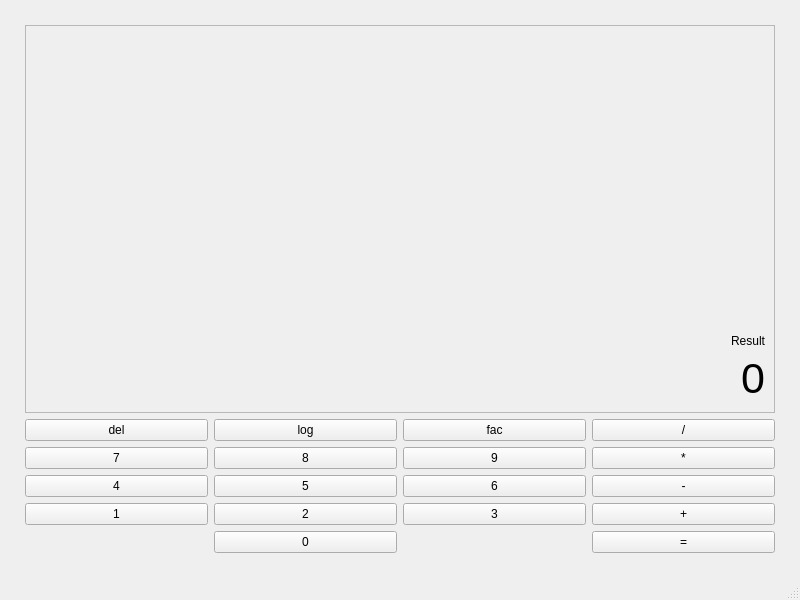
<?xml version="1.0" encoding="UTF-8"?>
<ui version="4.0">
 <class>Calc</class>
 <widget class="QMainWindow" name="Calc">
  <property name="geometry">
   <rect>
    <x>0</x>
    <y>0</y>
    <width>800</width>
    <height>600</height>
   </rect>
  </property>
  <property name="windowTitle">
   <string>Calc</string>
  </property>
  <widget class="QWidget" name="centralwidget">
   <property name="layoutDirection">
    <enum>Qt::LayoutDirection::LeftToRight</enum>
   </property>
   <property name="autoFillBackground">
    <bool>false</bool>
   </property>
   <layout class="QVBoxLayout" name="verticalLayout">
    <item>
     <layout class="QGridLayout" name="gridLayout">
      <property name="leftMargin">
       <number>16</number>
      </property>
      <property name="topMargin">
       <number>16</number>
      </property>
      <property name="rightMargin">
       <number>16</number>
      </property>
      <property name="bottomMargin">
       <number>16</number>
      </property>
      <item row="0" column="0" colspan="4">
       <widget class="QScrollArea" name="scrollArea">
        <property name="layoutDirection">
         <enum>Qt::LayoutDirection::LeftToRight</enum>
        </property>
        <property name="verticalScrollBarPolicy">
         <enum>Qt::ScrollBarPolicy::ScrollBarAlwaysOff</enum>
        </property>
        <property name="horizontalScrollBarPolicy">
         <enum>Qt::ScrollBarPolicy::ScrollBarAlwaysOff</enum>
        </property>
        <property name="sizeAdjustPolicy">
         <enum>QAbstractScrollArea::SizeAdjustPolicy::AdjustToContentsOnFirstShow</enum>
        </property>
        <property name="widgetResizable">
         <bool>true</bool>
        </property>
        <property name="alignment">
         <set>Qt::AlignmentFlag::AlignRight|Qt::AlignmentFlag::AlignTrailing|Qt::AlignmentFlag::AlignVCenter</set>
        </property>
        <widget class="QWidget" name="scrollAreaWidgetContents">
         <property name="geometry">
          <rect>
           <x>0</x>
           <y>0</y>
           <width>742</width>
           <height>312</height>
          </rect>
         </property>
         <layout class="QVBoxLayout" name="verticalLayout_2">
          <item>
           <spacer name="verticalSpacer">
            <property name="orientation">
             <enum>Qt::Orientation::Vertical</enum>
            </property>
            <property name="sizeHint" stdset="0">
             <size>
              <width>20</width>
              <height>40</height>
             </size>
            </property>
           </spacer>
          </item>
          <item>
           <widget class="QLabel" name="o_history">
            <property name="text">
             <string> Result</string>
            </property>
            <property name="alignment">
             <set>Qt::AlignmentFlag::AlignRight|Qt::AlignmentFlag::AlignTrailing|Qt::AlignmentFlag::AlignVCenter</set>
            </property>
           </widget>
          </item>
          <item>
           <widget class="QLabel" name="io_display">
            <property name="enabled">
             <bool>true</bool>
            </property>
            <property name="font">
             <font>
              <pointsize>32</pointsize>
             </font>
            </property>
            <property name="layoutDirection">
             <enum>Qt::LayoutDirection::LeftToRight</enum>
            </property>
            <property name="text">
             <string>0</string>
            </property>
            <property name="alignment">
             <set>Qt::AlignmentFlag::AlignBottom|Qt::AlignmentFlag::AlignRight|Qt::AlignmentFlag::AlignTrailing</set>
            </property>
           </widget>
          </item>
         </layout>
        </widget>
       </widget>
      </item>
      <item row="2" column="1">
       <widget class="QPushButton" name="num_8">
        <property name="text">
         <string>8</string>
        </property>
       </widget>
      </item>
      <item row="1" column="2">
       <widget class="QPushButton" name="btn_factorial">
        <property name="text">
         <string>fac</string>
        </property>
       </widget>
      </item>
      <item row="5" column="1">
       <widget class="QPushButton" name="num_0">
        <property name="text">
         <string>0</string>
        </property>
       </widget>
      </item>
      <item row="4" column="3">
       <widget class="QPushButton" name="btn_add">
        <property name="text">
         <string>+</string>
        </property>
       </widget>
      </item>
      <item row="3" column="0">
       <widget class="QPushButton" name="num_4">
        <property name="text">
         <string>4</string>
        </property>
       </widget>
      </item>
      <item row="1" column="1">
       <widget class="QPushButton" name="btn_logarithm">
        <property name="text">
         <string>log</string>
        </property>
       </widget>
      </item>
      <item row="1" column="0">
       <widget class="QPushButton" name="btn_errase">
        <property name="text">
         <string>del</string>
        </property>
       </widget>
      </item>
      <item row="4" column="0">
       <widget class="QPushButton" name="num_1">
        <property name="text">
         <string>1</string>
        </property>
       </widget>
      </item>
      <item row="2" column="2">
       <widget class="QPushButton" name="num_9">
        <property name="text">
         <string>9</string>
        </property>
       </widget>
      </item>
      <item row="5" column="3">
       <widget class="QPushButton" name="btn_equal">
        <property name="text">
         <string>=</string>
        </property>
       </widget>
      </item>
      <item row="3" column="3">
       <widget class="QPushButton" name="btn_substruct">
        <property name="text">
         <string>-</string>
        </property>
       </widget>
      </item>
      <item row="1" column="3">
       <widget class="QPushButton" name="btn_divide">
        <property name="text">
         <string>/</string>
        </property>
       </widget>
      </item>
      <item row="4" column="1">
       <widget class="QPushButton" name="num_2">
        <property name="text">
         <string>2</string>
        </property>
       </widget>
      </item>
      <item row="4" column="2">
       <widget class="QPushButton" name="num_3">
        <property name="enabled">
         <bool>true</bool>
        </property>
        <property name="text">
         <string>3</string>
        </property>
       </widget>
      </item>
      <item row="2" column="3">
       <widget class="QPushButton" name="btn_multiply">
        <property name="text">
         <string>*</string>
        </property>
       </widget>
      </item>
      <item row="2" column="0">
       <widget class="QPushButton" name="num_7">
        <property name="text">
         <string>7</string>
        </property>
       </widget>
      </item>
      <item row="3" column="2">
       <widget class="QPushButton" name="num_6">
        <property name="text">
         <string>6</string>
        </property>
       </widget>
      </item>
      <item row="3" column="1">
       <widget class="QPushButton" name="num_5">
        <property name="text">
         <string>5</string>
        </property>
       </widget>
      </item>
     </layout>
    </item>
   </layout>
  </widget>
  <widget class="QMenuBar" name="menubar">
   <property name="geometry">
    <rect>
     <x>0</x>
     <y>0</y>
     <width>800</width>
     <height>33</height>
    </rect>
   </property>
  </widget>
  <widget class="QStatusBar" name="statusbar"/>
 </widget>
 <resources/>
 <connections/>
</ui>
